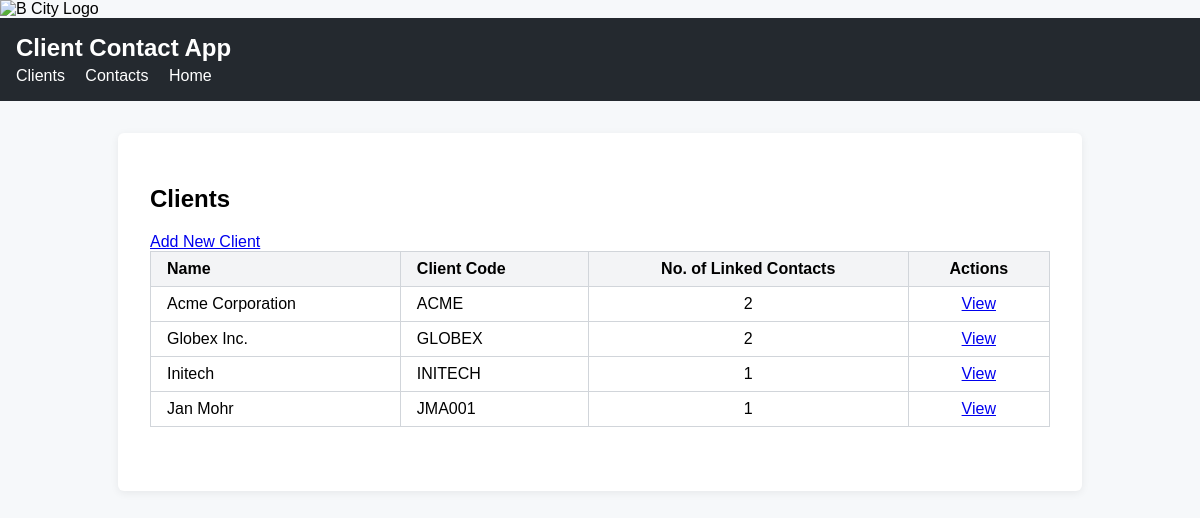
Before: /clients/ with the older database file.
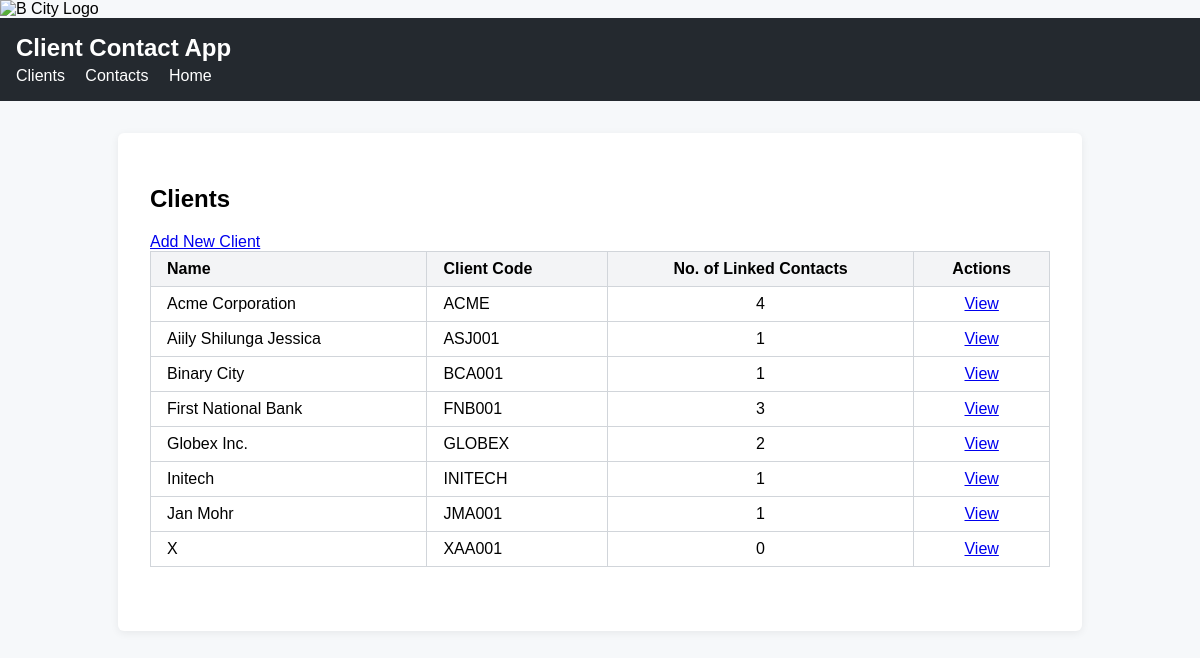
After: the same page with the newer database file.
### models/client.py (models this page shows, shortened)
class Client(db.Model):
    __tablename__ = 'client'
    id = db.Column(db.Integer, primary_key=True)
    name = db.Column(db.String(100), nullable=False)
    client_code = db.Column(db.String(50), nullable=False, unique=True)
    contacts = db.relationship(
        'Contact',
        secondary='client_contact',
        back_populates='clients'
    )

### routes/client.py (the view)
@client_bp.route('/')
def list_clients():
    clients = Client.query.order_by(Client.name).all()
    return render_template('client_list.html', clients=clients)

### templates/client_list.html
{% extends 'base.html' %}
{% block content %}
<div class="container">
    <h2>Clients</h2>
    <a href="{{ url_for('client.create_client') }}" class="btn btn-primary mb-3">Add New Client</a>
    {% if clients and clients|length > 0 %}
    <table class="table table-bordered">
        <thead>
            <tr>
                <th style="text-align:left;">Name</th>
                <th style="text-align:left;">Client Code</th>
                <th style="text-align:center;">No. of Linked Contacts</th>
                <th style="text-align:center;">Actions</th>
            </tr>
        </thead>
        <tbody>
        {% for client in clients %}
            <tr>
                <td style="text-align:left;">{{ client.name }}</td>
                <td style="text-align:left;">{{ client.client_code }}</td>
                <td style="text-align:center;">{{ client.contacts|length }}</td>
                <td style="text-align:center;">
                    <a href="{{ url_for('client.view_client', client_id=client.id) }}" class="btn btn-sm btn-info">View</a>
                </td>
            </tr>
        {% endfor %}
        </tbody>
    </table>
    {% else %}
        <div class="alert alert-warning mt-4">No client(s) found</div>
    {% endif %}
</div>
{% endblock %}

### templates/base.html (shortened to what this page needs)
<!DOCTYPE html>
<html lang="en">
<head>
    <link rel="stylesheet" href="{{ url_for('static', filename='css/style.css') }}">
</head>
<body>
    <div class="container">
        <img src="https://www.bcity.me/web/image/website/1/logo?unique=71ef289" alt="B City Logo" class="logo-img" />
        <header>
            <h1>Client Contact App</h1>
            <nav>
                <a href="{{ url_for('client.list_clients') }}" class="nav-link">Clients</a>
                <a href="{{ url_for('contact.list_contacts') }}" class="nav-link">Contacts</a>
                <a href="{{ url_for('index') }}" class="nav-link">Home</a>
            </nav>
        </header>
        <main>
            {% block content %}{% endblock %}
        </main>
    </div>
</body>
</html>

### static/css/style.css (style rules this page uses)
body { font-family: Arial, sans-serif; background: #f6f8fa; margin: 0; padding: 0; }
header { background: #24292f; color: #fff; padding: 1em; }
header h1 { margin: 0 0 0.2em 0; font-size: 1.5em; }
nav a { color: #fff; text-decoration: none; margin-right: 1em; }
main { background: #fff; max-width: 900px; margin: 2em auto; padding: 2em; border-radius: 6px; box-shadow: 0 2px 8px #0001; }
table { border-collapse: collapse; width: 100%; margin-bottom: 2em; }
th, td { border: 1px solid #d1d5da; padding: 0.5em 1em; text-align: left; }
th { background: #f3f4f6; }

Changed rows visible on the page:
computed for Client "Acme Corporation": contacts|length "2" → "4"
added Client: name "Aiily Shilunga Jessica", client_code "ASJ001", contacts|length "1"
added Client: name "Binary City", client_code "BCA001", contacts|length "1"
added Client: name "First National Bank", client_code "FNB001", contacts|length "3"
added Client: name "X", client_code "XAA001", contacts|length "0"
